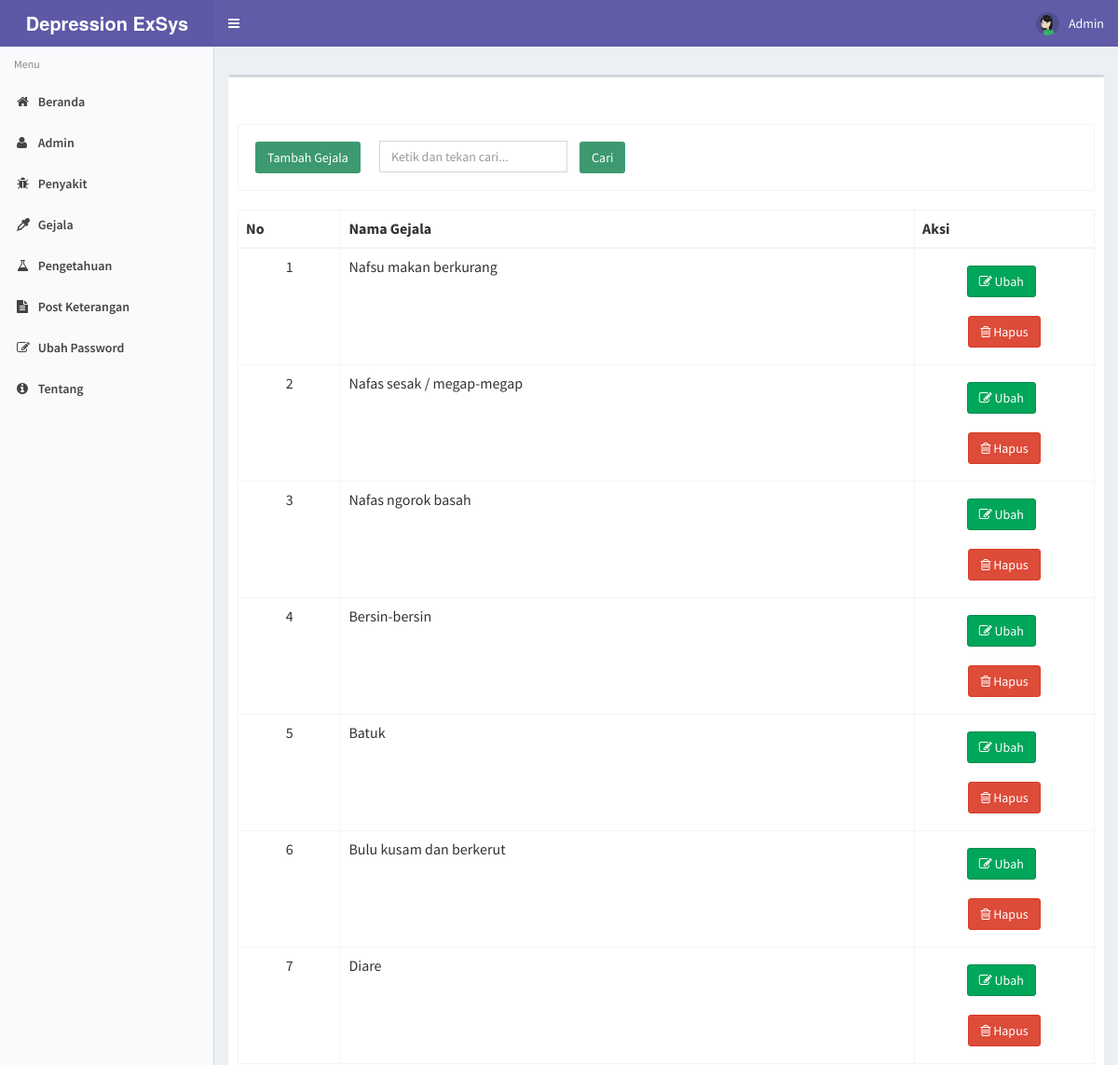
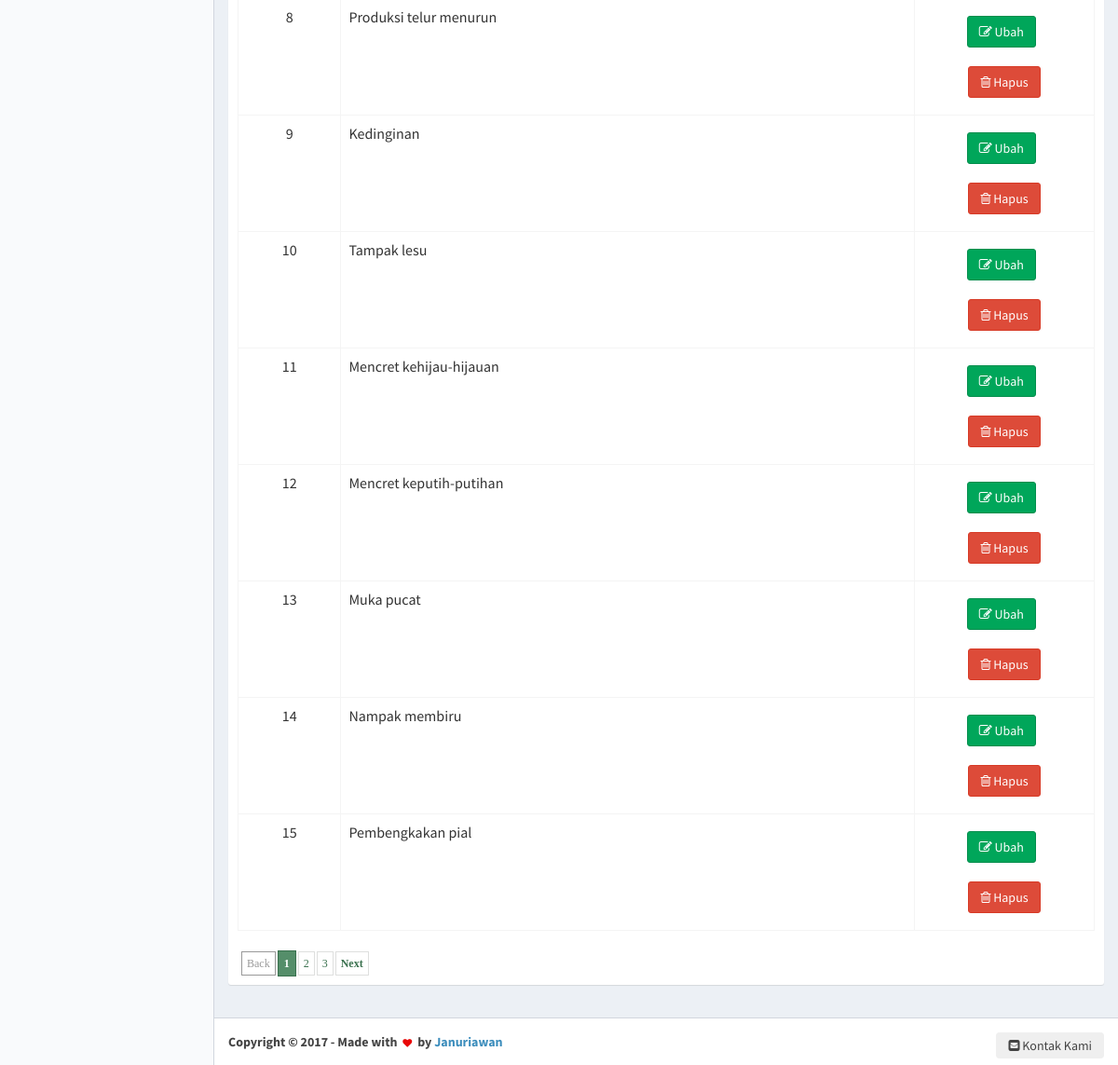
The app's page /gejala (signed in) with its own data (2 pictures, top to bottom).
### tables this page shows
CREATE TABLE `gejala` (
  `kode_gejala` int(11) NOT NULL,
  `nama_gejala` varchar(50) NOT NULL
);

### modul/gejala/gejala.php (the view, shortened to what this page needs)
<?php
if (!(isset($_SESSION['username']) && isset($_SESSION['password']))) {
    header('location:index.php');
    exit();
} else {
    ?>
<?php
$aksi="modul/gejala/aksi_gejala.php";
switch($_GET[act]){
  default:
  $offset=$_GET['offset'];
	$limit = 15;
	if (empty ($offset)) {
		$offset = 0;
	}
  $tampil=mysqli_query($conn,"SELECT * FROM gejala ORDER BY kode_gejala");
	echo "<form method=POST action='?module=gejala' name=text_form onsubmit='return Blank_TextField_Validator_Cari()'>
          <br><br><table class='table table-bordered'>
		  <tr><td><input class='btn bg-olive margin' type=button name=tambah value='Tambah Gejala' onclick=\"window.location.href='gejala/tambahgejala';\"><input type=text name='keyword' style='margin-left: 10px;' placeholder='Ketik dan tekan cari...' class='form-control' value='$_POST[keyword]' /> <input class='btn bg-olive margin' type=submit value='   Cari   ' name=Go></td> </tr>
          </table></form>";
		  $baris=mysqli_num_rows($tampil);
	if ($_POST[Go]){
			$numrows = mysqli_num_rows(mysqli_query($conn,"SELECT * FROM gejala where nama_gejala like '%$_POST[keyword]%'"));
			if ($numrows > 0){
				echo "<div class='alert alert-success alert-dismissible'>
                <h4><i class='icon fa fa-check'></i> Sukses!</h4>
                Gejala yang anda cari di temukan.
              </div>";
				$i = 1;
	echo" <table class='table table-bordered' style='overflow-x=auto' cellpadding='0' cellspacing='0'>
          <thead>
            <tr>
              <th>No</th>
              <th>Nama Gejala</th>
              <th width='21%'>Aksi</th>
            </tr>
          </thead>
		  <tbody>";
	$hasil = mysqli_query($conn,"SELECT * FROM gejala where nama_gejala like '%$_POST[keyword]%'");
	$no = 1;
	$counter = 1;
    while ($r=mysqli_fetch_array($hasil)){
	if ($counter % 2 == 0) $warna = "dark";
	else $warna = "light";
       echo "<tr class='".$warna."'>
			 <td align=center>$no</td>
			 <td>$r[nama_gejala]</td>
			 <td align=center><a type='button' class='btn btn-success margin' href=gejala/editgejala/$r[kode_gejala]><i class='fa fa-pencil-square-o' aria-hidden='true'></i> Ubah </a> &nbsp;
	          <a type='button' class='btn btn-danger margin' href=\"JavaScript: confirmIt('Anda yakin akan menghapusnya ?','$aksi?module=gejala&act=hapus&id=$r[kode_gejala]','','','','u','n','Self','Self')\" onMouseOver=\"self.status=''; return true\" onMouseOut=\"self.status=''; return true\"><i class='fa fa-trash-o' aria-hidden='true'></i> Hapus</a>
             </td></tr>";
      $no++;
	  $counter++;
    }
    echo "</tbody></table>";
			}
			else{
				echo "<div class='alert alert-danger alert-dismissible'>
                <h4><i class='icon fa fa-ban'></i> Gagal!</h4>
                Maaf, Gejala yang anda cari tidak ditemukan , silahkan inputkan dengan benar dan cari kembali.
              </div>";
			}
		}else{
	if($baris>0){
	echo" <table class='table table-bordered' style='overflow-x=auto' cellpadding='0' cellspacing='0'>
          <thead>
            <tr>
              <th>No</th>
              <th>Nama Gejala</th>
              <th width='21%'>Aksi</th>
            </tr>
          </thead>
		  <tbody>
		  ";
	$hasil = mysqli_query($conn,"SELECT * FROM gejala ORDER BY kode_gejala limit $offset,$limit");
	$no = 1 + $offset;
	$counter = 1;
    while ($r=mysqli_fetch_array($hasil)){
	if ($counter % 2 == 0) $warna = "dark";
	else $warna = "light";
       echo "<tr class='".$warna."'>
			 <td align=center>$no</td>
			 <td>$r[nama_gejala]</td>
			 <td align=center>
			 <a type='button' class='btn btn-success margin' href=gejala/editgejala/$r[kode_gejala]><i class='fa fa-pencil-square-o' aria-hidden='true'></i> Ubah </a> &nbsp;
	          <a type='button' class='btn btn-danger margin' href=\"JavaScript: confirmIt('Anda yakin akan menghapusnya ?','$aksi?module=gejala&act=hapus&id=$r[kode_gejala]','','','','u','n','Self','Self')\" onMouseOver=\"self.status=''; return true\" onMouseOut=\"self.status=''; return true\"><i class='fa fa-trash-o' aria-hidden='true'></i> Hapus</a>
             </td></tr>";
      $no++;
	  $counter++;
    }
    echo "</tbody></table>";
	echo "<div class=paging>";
	if ($offset!=0) {
		$prevoffset = $offset-10;
		echo "<span class=prevnext> <a href=index.php?module=gejala&offset=$prevoffset>Back</a></span>";
	}
	else {
		echo "<span class=disabled>Back</span>";
	}
	$halaman = intval($baris/$limit);
	if ($baris%$limit){
		$halaman++;
	}
	for($i=1;$i<=$halaman;$i++){
		$newoffset = $limit * ($i-1);
		if($offset!=$newoffset){
			echo "<a href=index.php?module=gejala&offset=$newoffset>$i</a>";
		}
		else {
			echo "<span class=current>".$i."</span>";
		}
	}
	if(!(($offset/$limit)+1==$halaman) && $halaman !=1){
		$newoffset = $offset + $limit;
		echo "<span class=prevnext><a href=index.php?module=gejala&offset=$newoffset>Next</a>";
	}
	else {
		echo "<span class=disabled>Next</span>";
	}
	echo "</div>";
	}else{
	echo "<br><b>Data Kosong !</b>";
	}
	}
    break;
}
?>
<?php } ?>

### css/paging.css (style rules this page uses)
div.paging { padding:2px; margin:2px; text-align:left; font-family:Tahoma; font-size:12px; }
div.paging a { padding:5px 5px 5px 5px; margin-right:2px; border:1px solid #DEDFDE; text-decoration:none; color:#3a714e; }
div.paging span.current { padding:6px 6px 6px 6px; margin-right:2px; border:1px solid #3a714e; font-weight:bold; background-color:#558e6a; color:#FFFFFF; }
div.paging span.disabled { padding:5px 5px 5px 5px; margin-right:2px; border:1px solid #999999; color:#999999; }
div.paging span.prevnext { font-weight:bold; }

### css/style.css (style rules this page uses)
div.paging { margin-top: 25px; }

### records on screen
gejala: nama_gejala "Nafsu makan berkurang"
gejala: nama_gejala "Nafas sesak / megap-megap"
gejala: nama_gejala "Nafas ngorok basah"
gejala: nama_gejala "Bersin-bersin"
gejala: nama_gejala "Batuk"
gejala: nama_gejala "Bulu kusam dan berkerut"
gejala: nama_gejala "Diare"
gejala: nama_gejala "Produksi telur menurun"
gejala: nama_gejala "Kedinginan"
gejala: nama_gejala "Tampak lesu"
gejala: nama_gejala "Mencret kehijau-hijauan"
gejala: nama_gejala "Mencret keputih-putihan"
gejala: nama_gejala "Muka pucat"
gejala: nama_gejala "Nampak membiru"
gejala: nama_gejala "Pembengkakan pial"

### other values on screen
$_SESSION['username'] "Admin"
